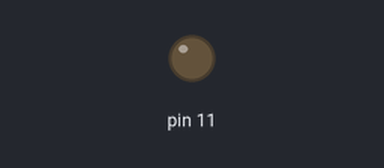
Recording of a sketch running on a simulated Arduino Uno, built with avr-gcc and run on an emulated ATmega328P. Shown: output pins drawn as LEDs (lit = HIGH).

Above: at 2.5 s.
At 13.5 s:
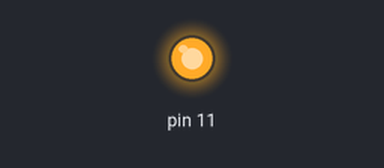
Timing chart, 0 to 20.8 s (numbered marks = the images above):
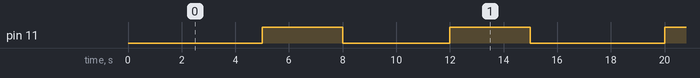

The sketch:

P4.ino
```cpp
#define echopin 5
#define trigpin 7

long duration;
int distance ,trigPin,echoPin ;


void setup()
{
  pinMode(trigPin, OUTPUT);
  pinMode(11, OUTPUT);
  pinMode(echoPin, INPUT);
  Serial.begin(9600);
}

void loop()
{
  while(getDistance() > 25){}

  int startTime = millis();

   while(getDistance() < 25)
   {
     int currntTime = millis();

     if (currntTime -startTime > 3000)
     {
       digitalWrite(11, HIGH);
       delay(3000);
       digitalWrite(11, LOW);
       break;
     }
   }
}


int getDistance()
{
  digitalWrite(trigPin,LOW);
  delayMicroseconds(2);
  digitalWrite(trigPin,HIGH);
  delayMicroseconds(10);
  digitalWrite(trigPin,LOW);
  duration = pulseIn(echoPin,HIGH);
  distance = duration * 0.034 / 2;

  return distance;
}
```

Measured:
- by itself, pin 11: goes HIGH 3.0 s, LOW 4.0 s, 14 × (HIGH 3.0 s, LOW 5.0 s), HIGH 3.0 s, then LOW
- by itself, everything shown: repeats every 32.0 s, in 8 steps
